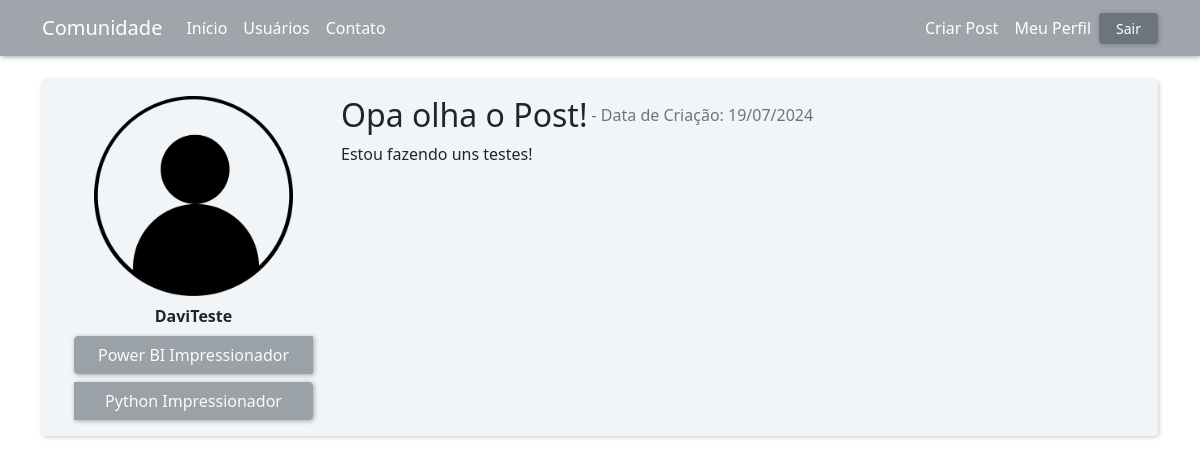
/post/2 (signed in), run on the app's committed database.
### comunidade/models.py (models this page shows, shortened)
class Usuario(database.Model, UserMixin):
    id = database.Column(database.Integer, primary_key=True)
    username = database.Column(database.String, nullable=False)
    email = database.Column(database.String, nullable=False, unique=True)
    senha = database.Column(database.String, nullable=False)
    foto_perfil= database.Column(database.String, default="default.jpg")
    posts = database.relationship("Post", backref="autor", lazy=True)
    cursos = database.Column(database.String, nullable=False, default="Não Informado")

class Post(database.Model):
    id = database.Column(database.Integer, primary_key=True)
    titulo = database.Column(database.String, nullable=False)
    corpo = database.Column(database.Text, nullable=False)
    data_criacao = database.Column(database.DateTime, nullable=False, default=datetime.utcnow)
    id_usuario = database.Column(database.Integer, database.ForeignKey('usuario.id'), nullable=True)

### comunidade/routes.py (the view, shortened to what this page needs)
@app.route("/post/<post_id>", methods=["GET", "POST"])
@login_required
def exibir_post(post_id):
    post = Post.query.get(post_id)
    return render_template("post.html", post=post)

### comunidade/models.py (called while the page is built)
@login_manager.user_loader
def load_usuario(id_usuario) -> int:
    return Usuario.query.get(int(id_usuario))

### comunidade/templates/post.html (shortened to what this page needs)
{% extends "base.html" %}
{% block body %}
    <div class="container mt-3">
        <div class="container">
            <div class="row my-4 p-3 rounded meupost d-flex align-items-start">
                <div class="col-10 col-md-3 mb-3 mb-md-0">
                    <div class="image d-flex flex-column align-items-center justify-content-center">
                        <img src="{{ url_for('static', filename='fotos_perfil/{}'.format(post.autor.foto_perfil)) }}"
                            class="rounded img-fluid" style="height: 200px; object-fit: cover;" alt="Foto de perfil">
                        <strong class="mt-2">{{ post.autor.username }}</strong>
                        <div class="btn-group d-flex flex-wrap justify-content-center">
                            {% for curso in post.autor.cursos.split(";") %}
                            <button type="button" class="btn btn-secondary mt-2 mx-1"
                                style="box-shadow: 1px 1px 5px rgba(0, 0, 0, 0.5);" disabled>{{ curso }}</button>
                            {% endfor %}
                        </div>
                    </div>
                </div>
                <div class="col-12 col-md-9">
                    <h2 class="d-flex align-items-center">
                        {{ post.titulo }}
                        <small class="text-muted mx-1" style="font-size: 1rem;">
                            - Data de Criação: {{ post.data_criacao.strftime("%d/%m/%Y") }}
                        </small>
                    </h2>
                    <p>{{ post.corpo }}</p>
                </div>
            </div>
        </div>
    </div>
{% endblock %}

### comunidade/static/main.css (style rules this page uses)
.meupost { box-shadow: 1px 1px 5px rgba(0, 0, 0, 0.205); background: #f2f5f8 !important; }

### data on the page
Usuario: foto_perfil (placeholder picture), autor.username "DaviTeste"
Post: titulo "Opa olha o Post!", data_criacao "19/07/2024", corpo "Estou fazendo uns testes!"

### other printed values
{{ curso }} "Power BI Impressionador" "Python Impressionador"
